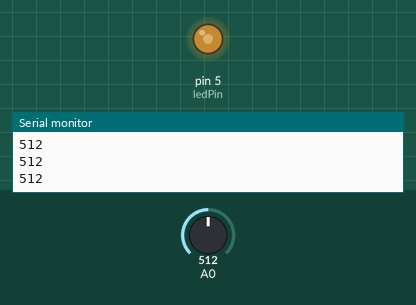
Bench run of a sketch on a simulated Arduino Uno, built with avr-gcc and run on an emulated ATmega328P. Parts: output pins drawn as LEDs (lit = HIGH), the last lines printed to the serial monitor. The test bench sets the inputs (shaded band); at power-on: A0 = 512.

Above: at 1.2 s.
1.3 s: A0 set to 716
At 2.5 s:
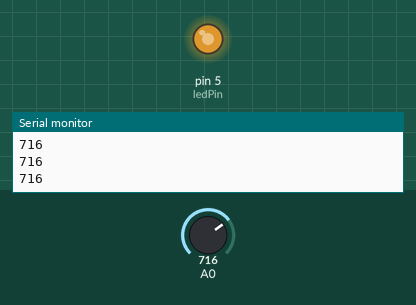
2.8 s: A0 set to 900
At 3.9 s:
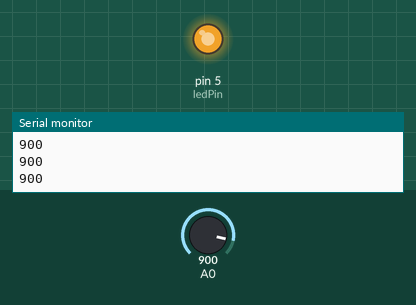
4.3 s: A0 set to 122
At 4.9 s:
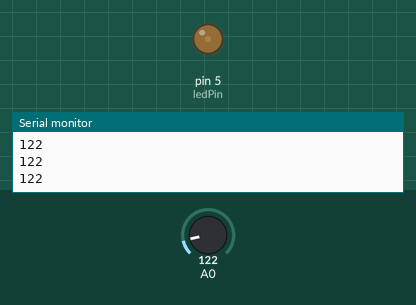
5.8 s: A0 set to 0
At 6.1 s:
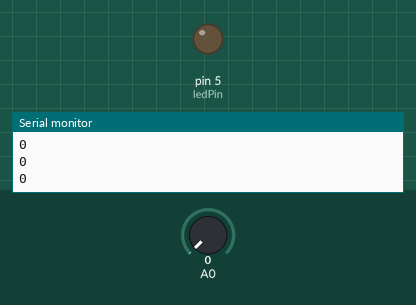
7.3 s: A0 set to 511
At 8.4 s:
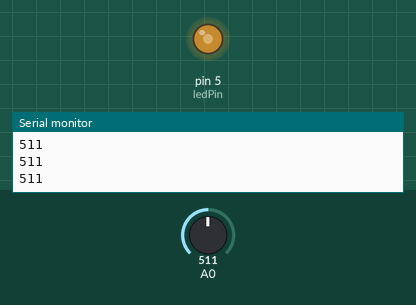
Timing chart, 0 to 9.8 s (numbered marks = the images above; inputs shaded):
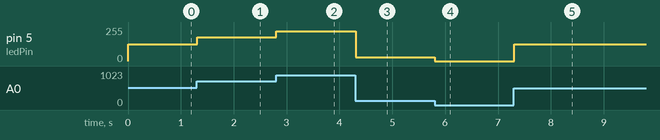

Measured:
- after the input at 1.3 s, pin 5 (ledPin): 127/255 → 178/255 at once
- after the input at 2.8 s, pin 5 (ledPin): 178/255 → 224/255 at once
- after the input at 4.3 s, pin 5 (ledPin): 224/255 → 30/255 at once
- after the input at 5.8 s, pin 5 (ledPin): 30/255 → 0/255 at once
- after the input at 7.3 s, pin 5 (ledPin): 0/255 → 127/255 at once

The sketch:

3_analogRead.ino
```cpp
/*
Analog Read
*/
int readingValue = 0;
int brightness = 0;
const int ledPin = 5;

void setup() {
  // open the serial port at 9600 bps:
  Serial.begin(9600);
  pinMode(A0,INPUT);
  pinMode(ledPin, OUTPUT);
}


void loop() {
  // get reading from A0
  readingValue = analogRead(A0);
  Serial.println(readingValue);
  // map it to 0, 255 for analogWrite
  brightness = map(readingValue, 0, 1023, 0, 255);
  analogWrite(ledPin, brightness);
}
```
